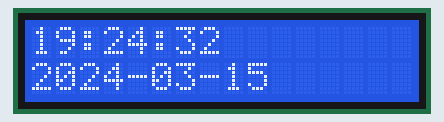
The program below on a simulated ESP32 board running MicroPython. Parts: 16×2 character LCD. WiFi joins after 1.5 s; the clock reads 2024-03-15 10:24:30 at power-on unless the program sets it; values from a settings file that is not in the repository are placeholders; library files of the repository ran but are not shown: i2c_lcd.py.

Above: at 2.7 s.
At 6.8 s:
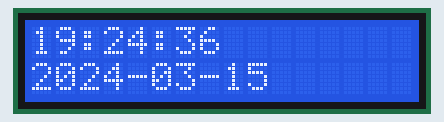
At 10.9 s:
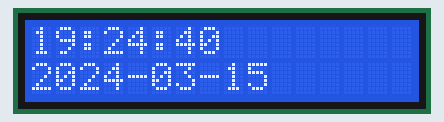
At 20.1 s:
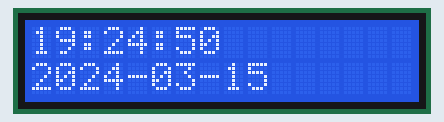
At 29.3 s:
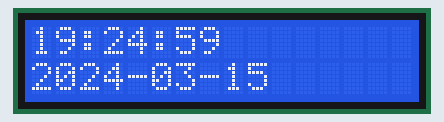
At 38.5 s:
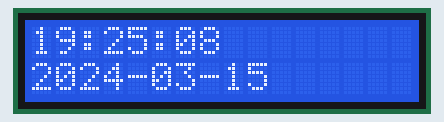

The program:

ntp-clock.py
```python
# ntp-clock.py (lcd-test.pyスタイル)

from machine import Pin, I2C
from i2c_lcd import I2cLcd
import network
import ntptime
import time
import config

I2C_SCL = 22
I2C_SDA = 21
I2C_FREQ = 400_000
LCD_COLS = 16
LCD_ROWS = 2
I2C_ADDR = 0x27

i2c = I2C(0, scl=Pin(I2C_SCL), sda=Pin(I2C_SDA), freq=I2C_FREQ)
lcd = I2cLcd(i2c, I2C_ADDR, LCD_ROWS, LCD_COLS)

# WiFi接続表示
lcd.clear()
lcd.backlight_on()
lcd.putstr("Connecting WiFi\n")
# lcd.putstr("Please wait...  ")

lcd.clear()
lcd.putstr("WiFi Connected\n")
lcd.putstr("NTP Sync...   ")

sta_if = network.WLAN(network.STA_IF)
sta_if.active(True)
time.sleep(1)  # 初期化直後に待機

# config.pyからSSIDとパスワード取得
ssid = config.AP_CONFIG.get('ssid', '')
password = config.AP_CONFIG.get('password', '')

try:
    sta_if.connect(ssid, password)
    retry = 0
    while not sta_if.isconnected():
        time.sleep(0.5)
        retry += 1
        if retry > 20:
            raise OSError("WiFi Connection Timeout")
    lcd.clear()
    lcd.putstr("WiFi Connected\n")
    lcd.putstr("NTP Sync...   ")
except OSError as e:
    lcd.clear()
    lcd.putstr("WiFi Error!   \n")
    lcd.putstr(str(e))
    time.sleep(3)
    raise

# NTPで時刻同期
try:
    ntptime.settime()
    lcd.clear()
    lcd.putstr("NTP Success!\n")
except Exception:
    lcd.clear()
    lcd.putstr("NTP Error!   \n")
    time.sleep(2)

def show_time():
    t = time.localtime(time.time() + 9*60*60)  # JST (UTC+9)
    lcd.move_to(0, 0)
    lcd.putstr("{:02d}:{:02d}:{:02d}      ".format(t[3], t[4], t[5]))
    lcd.move_to(0, 1)
    lcd.putstr("{:04d}-{:02d}-{:02d}   ".format(t[0], t[1], t[2]))

lcd.hide_cursor()  # カーソル消去
while True:
    show_time()
    time.sleep(1)
```

Measured:
- what the display in image 0 shows lasts 1.0 s, from 2.7 s to 3.7 s
